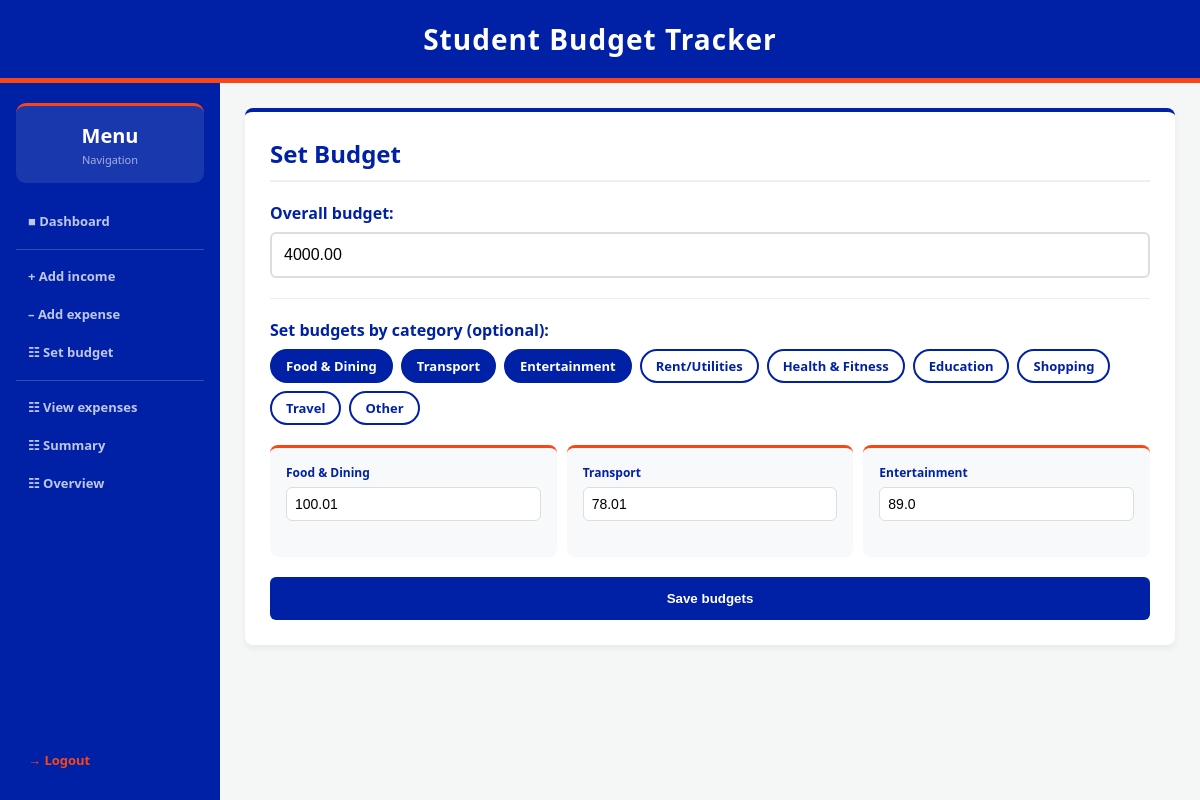
The app's page /set_budget (signed in), older data.
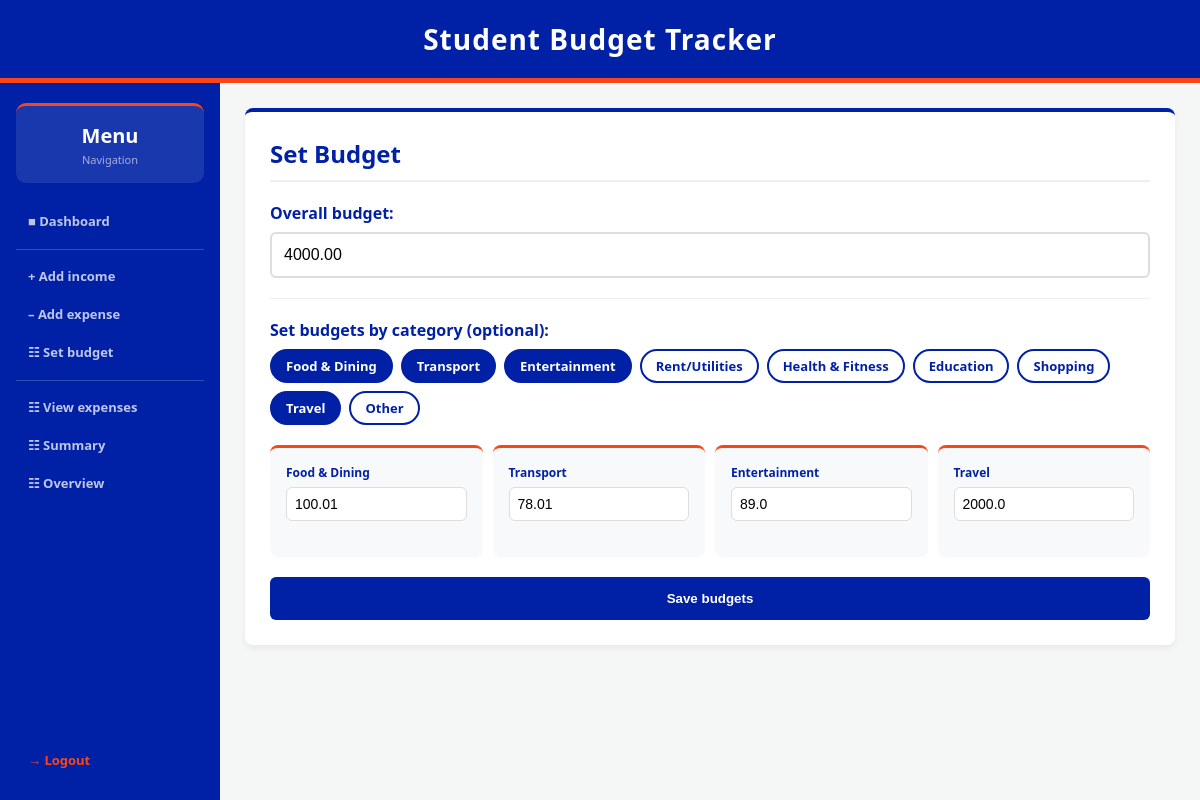
The same page, newer data.
### tables this page shows
CREATE TABLE category_budgets (
    id INTEGER PRIMARY KEY AUTOINCREMENT,
    user_id INTEGER NOT NULL,
    category TEXT NOT NULL,
    amount REAL NOT NULL CHECK(amount > 0),
    FOREIGN KEY (user_id) REFERENCES users (id),
    UNIQUE(user_id, category)
);

### app.py (the view, shortened to what this page needs)
@app.route('/set_budget', methods=['GET', 'POST'])
def set_budget():
    if 'user_id' not in session:
        return redirect(url_for('login'))
    current_month = datetime.now().strftime('%Y-%m')
    categories = ['Food & Dining', 'Transport', 'Entertainment', 'Rent/Utilities', 'Health & Fitness', 'Education', 'Shopping', 'Travel', 'Other']
    existing = data_manager.get_category_budgets(session['user_id'])
    current_budget = data_manager.get_budget(session['user_id'], current_month)
    return render_template('set_budget.html', categories=categories, existing=existing, current_budget=current_budget)

### data_manager.py (called while the page is built)
def get_db_connection():
    return sqlite3.connect(DB_NAME)

def get_budget(user_id, month):
    connection = get_db_connection()
    cursor = connection.cursor()
    cursor.execute("SELECT amount FROM budgets WHERE user_id = ? AND month = ?", (user_id, month))
    row = cursor.fetchone()
    connection.close()
    return row[0] if row else 0

def get_category_budgets(user_id):
    connection = get_db_connection()
    cursor = connection.cursor()
    cursor.execute("SELECT category, amount FROM category_budgets WHERE user_id = ?", (user_id,))
    rows = cursor.fetchall()
    connection.close()
    return {row[0]: row[1] for row in rows}

### templates/set_budget.html (shortened to what this page needs)
{% extends "layout.html" %}
{% block content %}
<div class="card">
    <h2>Set Budget</h2>
    <form method="POST">
        <label style="font-weight:600;color:var(--uf-blue);">Overall budget:</label>
        <input type="number" name="amount" step="0.01" min="0" placeholder="0.00" value="{{ "{:.2f}".format(current_budget|float) if current_budget else "" }}">
        <hr class="divider">
        <label style="font-weight:600;color:var(--uf-blue);display:block;margin-bottom:8px;">Set budgets by category (optional):</label>
        <div class="chip-row" id="chipRow">
            {% for category in categories %}
            <div class="chip {% if category in existing %}selected{% endif %}"
                 onclick="toggleChip(this, '{{ category }}')">
                {{ category }}
            </div>
            {% endfor %}
        </div>
        <div class="budget-inputs" id="budgetInputs">
            {% for category in categories %}
            <div class="budget-cat-card" id="card_{{ loop.index }}"
                 style="{% if category not in existing %}display:none{% endif %}">
                <label>{{ category }}</label>
                <input type="number" name="amount_{{ category }}" step="0.01" min="0"
                       placeholder="$0.00" value="{{ existing.get(category, '') }}">
            </div>
            {% endfor %}
        </div>
        <button type="submit">Save budgets</button>
    </form>
</div>
{% endblock %}

Row changes from the older to the newer data that the page shows:
added category_budgets: category "Travel", get "2000.0"
